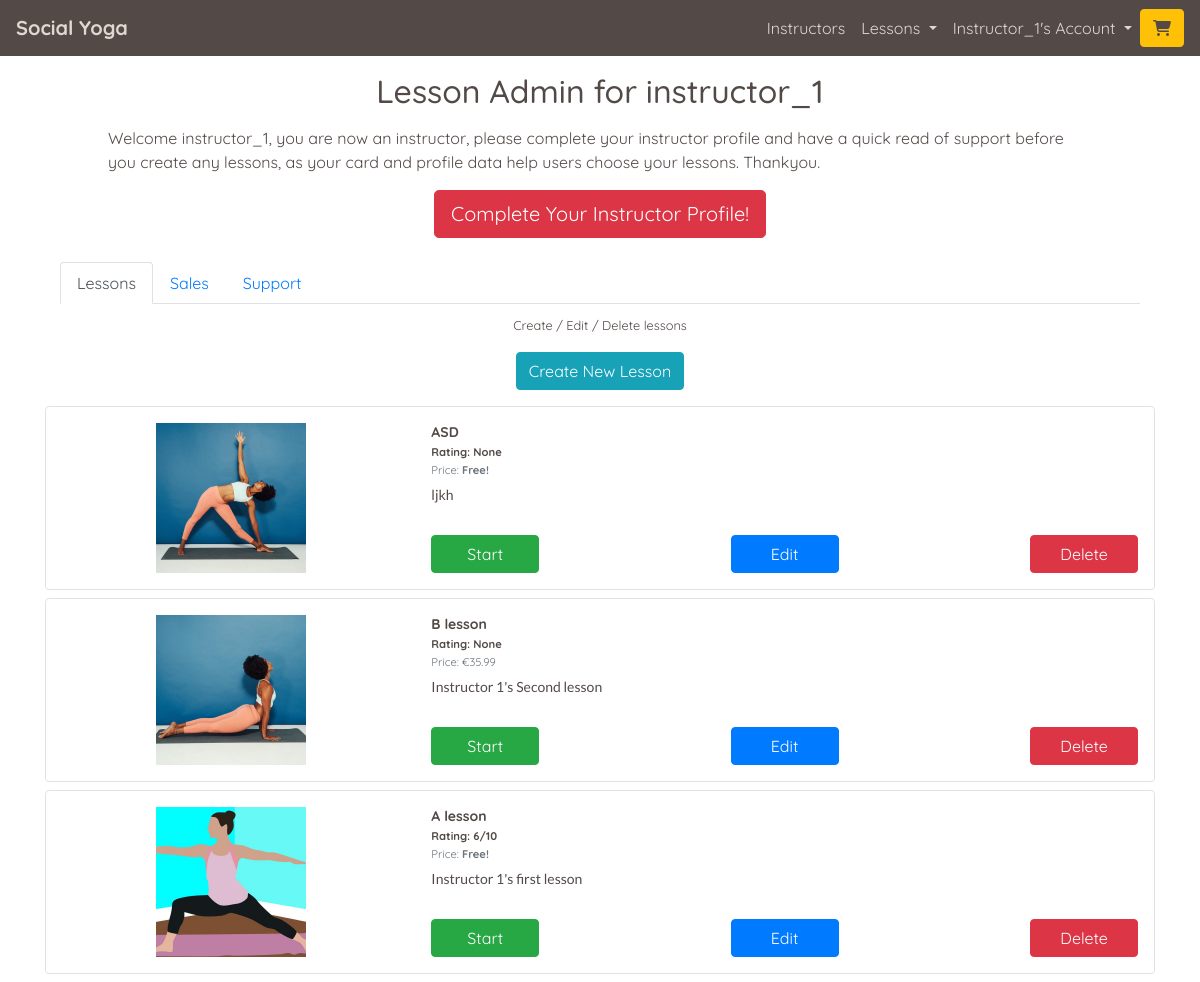
/lessons/instructor_admin/ (signed in), run on the app's committed database.
### profiles/models.py (models this page shows, shortened)
class UserProfile(models.Model):
    user = models.OneToOneField(User, on_delete=models.CASCADE)
    first_name = models.CharField(max_length=50, null=False, blank=False)
    last_name = models.CharField(max_length=50, null=False, blank=False)
    is_instructor = models.BooleanField(default=False)
    requested_instructor_status = models.BooleanField(default=False)
    card_description = models.TextField(max_length=256, blank=True, default='')
    profile_description = models.TextField(max_length=650,
                                           blank=True,
                                           default='')
    image = ResizedImageField(size=[600, 600],
                              quality=75,
                              crop=['middle', 'center'],
                              force_format='JPEG',
                              null=True,
                              blank=True,
                              upload_to='profile_images/')
    rating = models.DecimalField(max_digits=5,
                                 decimal_places=0,
                                 null=True,
                                 blank=True)
    lesson_count = models.IntegerField(default=0, editable=False)
    def __str__(self):
        return self.user.username

### lessons/models.py (models this page shows, shortened)
class Lesson(models.Model):
    lesson_id = models.CharField(max_length=32,
                                 null=False,
                                 editable=False)
    instructor_profile = models.ForeignKey(UserProfile,
                                           on_delete=models.SET_NULL,
                                           null=True,
                                           blank=True,
                                           related_name='lessons')
    lesson_name = models.CharField(max_length=32,
                                   null=False,
                                   editable=True)
    card_description = models.TextField(max_length=254)
    description = models.TextField(max_length=2048)
    image = ResizedImageField(size=[600, 600],
                              quality=75,
                              crop=['middle', 'center'],
                              force_format='JPEG',
                              upload_to='lesson_images/')
    rating = models.DecimalField(max_digits=5,
                                 decimal_places=0,
                                 null=True, blank=True)
    video_url = models.URLField(max_length=1024,
                                blank=False,
                                null=False)
    time = models.IntegerField(blank=False, null=False)
    is_free = models.BooleanField(default=True)
    price = models.DecimalField(max_digits=6,
                                decimal_places=2,
                                blank=False,
                                null=False,
                                default=0.00)

### lessons/views.py (the view)
# urls.py: path('instructor_admin/', views.instructor_admin, name='instructor_admin'),
@login_required
def instructor_admin(request):
    instructor_profile_incomplete = False
    profile = get_object_or_404(UserProfile, user=request.user)
    if not profile.is_instructor:
        messages.error(request, 'Only instructors can do this.')
        return redirect('home')
    template = 'lessons/instructor_admin.html'
    instructor_created_lessons = Lesson.objects.filter(
        instructor_profile=profile).order_by('-pk')
    customer_purchases = OrderLineItem.objects.filter(
        lesson__in=instructor_created_lessons).values_list('lesson', flat=True)
    sales = OrderLineItem.objects.filter(
        lesson__in=instructor_created_lessons).order_by('-order__date')
    if profile.profile_description == '' or profile.card_description == '':
        instructor_profile_incomplete = True
    context = {
        'profile': profile,
        'instructor_created_lessons': instructor_created_lessons,
        'customer_purchases': customer_purchases,
        'sales': sales,
        'instructor_profile_incomplete': instructor_profile_incomplete
    }
    return render(request, template, context)

### home/contexts.py (called while the page is built)
def purchased_lessons(request):
    profile = get_profile_or_none(request)
    purchased = None
    purchased_lesson_ids = []
    if profile:
        purchased = OrderLineItem.objects.filter(profile=profile)
        if purchased:
            for item in purchased:
                purchased_lesson_ids.append(item.lesson.lesson_id)
    context = {
        'purchased_lessons': purchased,
        'purchased_lesson_ids': purchased_lesson_ids,
    }
    return context

### yoga/utils.py (called while the page is built)
def get_profile_or_none(request):
    try:
        return UserProfile.objects.get(user=request.user)
    except Exception:
        return None

### lessons/templates/lessons/instructor_admin.html (shortened to what this page needs)
{% extends "base.html" %}
{% load static %}
{% load site_utils %}
{% block page_header %}
<div class="container header-container">
    <div class="row">
        <div class="col">
            <h1 class="text-center title-text mt-3 mb-0">Lesson Admin for {{ profile }}</h1>
        </div>
    </div>
</div>
{% endblock %}
{% block content %}
<div class="overlay"></div>
<div class="container page-contents">
    {% if instructor_profile_incomplete %}
        <div class="row mx-auto">
            <div class="col-12">
                <p class="mx-5 my-3">
                    Welcome {{ profile }}, you are now an instructor, please complete your instructor profile and have a quick read of support before you create any lessons, as your card and profile data help users choose your lessons.  Thankyou.
                </p>
                <p class="text-center">
                    <a href="{% url 'edit_profile' %}" class="btn btn-lg btn-md-lg btn-danger rounded-20">
                        Complete Your Instructor Profile!
                    </a>
                </p>
            </div>
        </div>
    {% endif %}
    <div class="row mx-auto">
        <div class="col-12">
            <ul class="nav nav-tabs my-2" id="myTab" role="tablist">
                <li class="nav-item" role="presentation">
                    <a class="nav-link active" id="lessons-tab" data-toggle="tab" href="#lessons" role="tab" aria-controls="lessons" aria-selected="true">Lessons</a>
                </li>
                <li class="nav-item" role="presentation">
                    <a class="nav-link" id="sales-tab" data-toggle="tab" href="#sales" role="tab" aria-controls="sales" aria-selected="false">Sales</a>
                </li>
                <li class="nav-item" role="presentation">
                    <a class="nav-link" id="support-tab" data-toggle="tab" href="#support" role="tab" aria-controls="support" aria-selected="false">Support</a>
                </li>
                </ul>
                <div class="tab-content" id="myTabContent">
                <div class="tab-pane fade show active" id="lessons" role="tabpanel" aria-labelledby="lessons-tab">
                    <p class="text-center"><small>Create / Edit / Delete lessons</small></p>
                    <div class="div">
                        <p class="text-center"><a class="btn btn-info" href="{% url 'create_lesson' %}" role="button">Create New Lesson</a></p>
                    </div>
                    {% if instructor_created_lessons %}
                        {% for lesson in instructor_created_lessons %}
                            <div class="row border custom-border my-2 instructor-admin-card-text">
                                <div class="col-12 col-md-4">
                                    {% if lesson.image %}
                                        <div class="lesson-card-image-container m-auto p-3 text-center">
                                            <img class="img-fluid lesson-admin-images" src="{{ lesson.image.url }}" alt="{{ lesson.lesson_name }}">
                                        </div>
                                    {% endif %}
                                </div>
                                <div class="col-12 col-md-8 p-3 d-flex flex-column">
                                    <p class="mb-0"><strong>{{ lesson.lesson_name }}</strong></p>
                                    <p class="card-text mb-0"><small><strong>Rating: {{ lesson.rating }}{% if lesson.rating %}/10{% endif %}</strong></small></p>
                                    {% if lesson.price > 0 %}
                                        <p class="card-text mb-0"><small class="text-muted">Price: €{{ lesson.price }}</small></p>
                                    {% else %}
                                        <p class="card-text mb-0"><small class="text-muted">Price: <strong>Free!</strong></small></p>
                                    {% endif %}
                                    <p class="card-text alt-font mt-2">{{ lesson.card_description }}</p>
                                    <div class="row mt-auto">
                                        <div class="col-4">
                                            <p class="text-left mb-0"><a class="btn btn-success instructor-admin-button" href="{% url 'studio' lesson.lesson_id %}" role="button">Start</a></p>
                                        </div>
                                        <div class="col-4">
                                            <p class="text-center mb-0"><a class="btn btn-primary instructor-admin-button" href="{% url 'edit_lesson' lesson.lesson_id %}" role="button">Edit</a></p>
                                        </div>
                                        <div class="col-4">
                                            {% if lesson.pk not in customer_purchases %}
                                                <p class="text-right mb-0">
                                                    <button type="button" class="btn btn-danger instructor-admin-button" onclick="delete_lesson_modal(`{% url 'delete_lesson' lesson.lesson_id %}`)">
                                                        Delete
                                                    </button>
                                                </p>
                                            {% else %}
                                                <p class="text-right mb-0"><a class="btn btn-secondary instructor-admin-button" role="button" data-toggle="popover" title="Warning" data-placement="bottom" data-content="Cannot Delete.  You can only edit a lesson customers have purchased.">Delete</a></p>
                                            {% endif %}
                                        </div>
                                    </div>
                                </div>
                            </div>
                        {% endfor %}
                    {% else %}
                        <p class="text-center">You have not created any lessons yet</p>
                    {% endif %}
                </div>
            </div>
        </div>
    </div>
</div>
{% endblock %}

### templates/base.html (shortened to what this page needs)
{% load static %}
<!doctype html>
<html lang="en">
  <head>
    {% block corecss %}
      <link rel="stylesheet" href="https://cdn.jsdelivr.net/npm/bootstrap@4.5.3/dist/css/bootstrap.min.css">
      <link rel="stylesheet" href="{% static 'css/base.css' %}" >
    {% endblock %}
</head>
<body>
    <header class="container-fluid fixed-top-desktop-only p-0">
        <nav class="navbar navbar-expand-lg navbar-custom">
            <a class="navbar-brand" href="{% url 'home' %}"><strong>Social Yoga</strong></a>
            {% if user.is_authenticated %}
            <div class="order-0 order-lg-1 ml-auto">
                <a class="btn btn-warning" href="{% url 'view_basket' %}" id="navbar-basket" role="button">
                    <span class="icon">
                        <i class="fas {% if product_count > 0 %}fa-cart-plus{% else %}fa-shopping-cart{% endif %} colour-primary" id="nav-cart-icon"></i>
                    </span>
                </a>
            </div>
            {% endif %}
            <div class="collapse navbar-collapse" id="navbarNav">
                <ul class="navbar-nav ml-auto mb-2 mb-lg-0">
                    <li class="nav-item">
                        <a class="nav-link active" aria-current="page" href="{% url 'instructors' %}">Instructors</a>
                    </li>
                    {% if user.is_authenticated %}
                    <li class="nav-item">
                        <div class="nav-link dropdown">
                            <a class="dropdown-toggle nav-link-format" href="#" role="button" id="lessonsDropdownMenuLink" data-toggle="dropdown" aria-haspopup="true" aria-expanded="false">
                                Lessons
                            </a>
                        </div>
                    </li>
                    {% endif %}
                    <li class="nav-item">
                        <div class="nav-link dropdown">
                            <a class="dropdown-toggle nav-link-format" href="#" role="button" id="accountDropdownMenuLink" data-toggle="dropdown" aria-haspopup="true" aria-expanded="false">
                                {% if user.is_authenticated %}{{ user|title }}'s{% else %}My{% endif %} Account
                            </a>
                        </div>
                    </li>
                </ul>
            </div>
        </nav>
    </header>
        {% block page_header %}
        {% endblock %}
        {% block content %}
        {% endblock %}
</body>
</html>

### static/css/base.css (style rules this page uses)
html { height: 100%; }
body { background: url('/static/images/backgrounds/background-image.jpg') no-repeat center center fixed; background-size: cover; background-position: 75% 40px; height: calc(100vh - 63px); color: #534a47; font-family: 'Quicksand'; font-size: 16px; }
.title-text { font-size: 1.5rem; }
.overlay { height: 100%; width: 100%; top: 0; left: 0; position: fixed; background: white; z-index: -1; }
.header-container { margin-top: 0px; }
.custom-border { border: solid 1px #534a47; border-radius: .25rem; }
.alt-font { font-family: 'Lato'; }
.navbar-custom { background-color: #534a47; }
.navbar-custom a { color: #e0d8d0; }
.colour-primary { color: #534a47 !important; }
.nav-link-format { text-decoration: none; }
.lesson-admin-images { width: 100%; max-width: 150px; }
.instructor-admin-card-text p, .lesson-review-div p:not(:first-child) { line-height: 1.3; font-size: 14px; }
.instructor-admin-button { width: 100%; padding-left: 0; padding-right: 0; }
@media (min-width: 412px) { .instructor-admin-button { width: 75%; } }
@media (min-width: 768px) { .title-text, .index-main-text { font-size: 2rem; } }
@media (min-width: 1200px) { body { background-position: 0 35px; } }
@media (min-width: 1200px) { .header-container { margin-top: 56px; } }
@media (min-width: 1200px) { .fixed-top-desktop-only { position: fixed; top: 0; right: 0; left: 0; z-index: 1049; } }
@media (min-width: 1200px) { .instructor-admin-button { width: 50%; } }

### data on the page
UserProfile: user.username "instructor_1"
Lesson: image (picture), lesson_name "ASD", rating "None", shows "Price:", price "Free!", card_description "ljkh", shows "Delete"
Lesson: image (picture), lesson_name "B lesson", rating "None", price "35.99", card_description "Instructor 1's Second lesson", shows "Delete"
Lesson: image (picture), lesson_name "A lesson", rating "6", shows "/10", shows "Price:", price "Free!", card_description "Instructor 1's first lesson", shows "Delete"

### other printed values
{{ user|title }} "Instructor_1"
